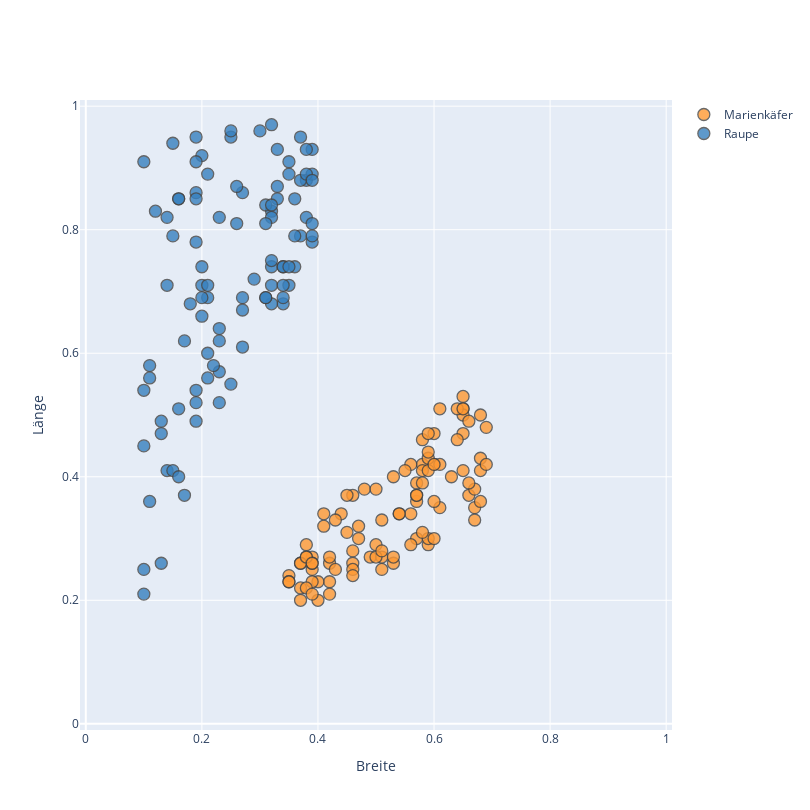

The notebook cell this image was saved under:
### Code cell
#Viusalisiere Daten
df_käfer.iplot('scatter', mode='markers', 
               x='Breite', xTitle ='Breite', 
               y='Länge', yTitle = 'Länge', 
               categories= 'Insekt',
               layout = square_layout_scatter)
